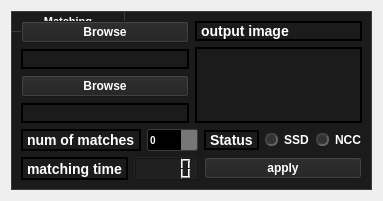
          <widget class="QWidget" name="matching">
           <attribute name="title">
            <string>matching</string>
           </attribute>
           <layout class="QGridLayout" name="gridLayout_35">
            <item row="0" column="0">
             <widget class="QGroupBox" name="groupBox_matching">
              <property name="styleSheet">
               <string notr="true">/*Copyright (c) DevSec Studio. All rights reserved.

MIT License

Permission is hereby granted, free of charge, to any person obtaining a copy
of this software and associated documentation files (the &quot;Software&quot;), to deal
in the Software without restriction, including without limitation the rights
to use, copy, modify, merge, publish, distribute, sublicense, and/or sell
copies of the Software, and to permit persons to whom the Software is
furnished to do so, subject to the following conditions:

The above copyright notice and this permission notice shall be included in all
copies or substantial portions of the Software.

THE SOFTWARE IS PROVIDED *AS IS*, WITHOUT WARRANTY OF ANY KIND, EXPRESS OR
IMPLIED, INCLUDING BUT NOT LIMITED TO THE WARRANTIES OF MERCHANTABILITY,
FITNESS FOR A PARTICULAR PURPOSE AND NONINFRINGEMENT. IN NO EVENT SHALL THE
AUTHORS OR COPYRIGHT HOLDERS BE LIABLE FOR ANY CLAIM, DAMAGES OR OTHER
LIABILITY, WHETHER IN AN ACTION OF CONTRACT, TORT OR OTHERWISE, ARISING FROM,
OUT OF OR IN CONNECTION WITH THE SOFTWARE OR THE USE OR OTHER DEALINGS IN THE SOFTWARE.
*/

/*-----QWidget-----*/
QWidget
{
	background-color: #202020;
	color: #fff;
	selection-background-color: #fff; 
	selection-color: #000;

}


/*-----QLabel-----*/
QLabel
{
	background-color: transparent;
	color: #fff;
	font-weight: bold;
	font-size: 10px;

}


QLabel:disabled 
{
	color: #4e4e4e;

}


/*-----QMenuBar-----*/
QMenuBar 
{
	background-color: #252525;
	border: none;
	color: #fff;
	font-weight: bold;
	font-size: 11px;

}


QMenuBar:disabled 
{
	color: #4e4e4e;

}


QMenuBar::item 
{
	background-color: transparent;

}


QMenuBar::item:selected 
{
	background-color: transparent;
	color: #fff;

}


QMenuBar::item:pressed 
{
	background-color: #424242;
	border: none;
	color: #fff;

}


/*-----QMenu-----*/
QMenu
{
    background-color: #424242;
    border: none;
    padding: 4px;
    padding-right: 0px;
	color: #fff;
	font-size: 11px;

}


QMenu::item
{
    background-color: transparent;
    padding: 2px 20px 2px 20px;

}


QMenu::item:disabled
{
    color: #555;
    background-color: transparent;
    padding: 2px 20px 2px 20px;

}


QMenu::item:selected
{
    background-color: #fff;
    color: #000;
	font-weight: bold;

}


QMenu::separator
{
	background-color: #aaa;	
	margin-top: 5px;
	margin-bottom: 5px;
	height: 1px;

}


/*-----QTabBar-----*/
QTabBar 
{
	background-color: transparent;
	font-size: 10px;
}


QTabWidget::tab-bar 
{
	border:none;
	left: 0px;

}


QTabBar::tab 
{
	font-weight: bold;
	padding-left: 15px; 
	padding-right: 15px; 
	height: 25px;
	width: 60px;
}


QTabWidget::pane 
{
	border: 1px solid #333; 

}


QTabBar::tab:!selected 
{
	color: #fff; 
	font-weight: bold;
	border: 1px solid #1b1b1b;
	background-color: #1b1b1b;
}


QTabBar::tab:selected 
{
	background-color: #424242;
	border: 1px solid #414141;
	color: #fff;

}


QTabBar:tab:selected:disabled 
{
	color: #4e4e4e;

}


QTabBar::tab:!selected:hover 
{
	color: #fff; 

}


QTabBar:tab:!selected:disabled 
{
	color: #4e4e4e;

}


/*-----QToolButton-----*/
QToolButton 
{
	background-color: transparent;
	color: #fff;
	font-weight: bold;
	font-size: 10px;
	border: none;
	margin: 2px;
	
}


QToolButton:hover
{
	background-color: #fff;
	color: #000;
	
}


QToolButton:pressed
{
	background-color: #424242;
	color: #fff;

}


QToolButton:checked
{
	background-color: #424242;
	color: #fff;

}


QToolButton:disabled 
{
	color: #4e4e4e;

}


/*-----QDockWidget-----*/
QDockWidget
{
	color : #fff;
	font-weight: bold;
	font-size: 11px;

}


QDockWidget::disabled
{
	color: #656565;

}


QDockWidget::title 
{
	background-color: transparent;
	border: 1px solid #3a3a3a;
	padding: 5px;

}


QDockWidget::close-button
{
	max-width: 14px;
	max-height: 14px;
	margin-top:1px;

}


QDockWidget::float-button
{
	max-width: 14px;
	max-height: 14px;
	margin-top:1px;

}


QDockWidget::close-button:hover
{
	border: none;
	background-color: #fff;

}


QDockWidget::float-button:hover
{
	border: none;
	background-color: #fff;

}


/*-----QTreeWidget-----*/
QTreeWidget
{
	show-decoration-selected: 0;
	selection-background-color: transparent; /* Used on Mac */
	selection-color: #fff; /* Used on Mac */
	background-color: #292929;
	border: 1px solid #3a3a3a;
	padding: 5px;
	color: #fff;
	font-weight: bold;
	font-size: 11px;

}


QTreeView::disabled
{
	color: #656565;

}


QTreeView::item:selected
{
	color: #000;
	background-color: #fff;

}


QTreeView::item:!selected:hover
{
	background-color: #424242;
	color: #fff;
}


QTreeView::item:selected:disabled
{
	background-color: #656565;
	color: #333;

}


QTreeView::branch:has-children:!has-siblings:closed,
QTreeView::branch:closed:has-children:has-siblings 
{
	image: url(://tree-closed.png);

}


QTreeView::branch:open:has-children:!has-siblings,
QTreeView::branch:open:has-children:has-siblings  
{
	image: url(://tree-open.png);

}


/*-----QLineEdit-----*/
QLineEdit
{
	color: black;
	font-weight: bold;
	background-color: #9d9d9d;
	border: 1px solid #3a3a3a;
	padding: 2px;

}

QLineEdit:hover 
{
	background-color: #bebebe;

}


QLineEdit::disabled
{
	color: #656565;

}


/*-----QGroupBox-----*/
QGroupBox 
{
	color: #fff;
    border: 1px solid #3a3a3a;
	background-color: #1b1b1b;
    margin-top: 5.5ex;
	font-weight: bold;
	font-size: 11px;

}


QGroupBox::disabled
{
	color: #656565;

}


QGroupBox::title 
{
	background-color: #1b1b1b;
	border: 1px solid #3a3a3a;
    subcontrol-origin: margin;
	subcontrol-position: top right 0px;
	border-radius: 0px;
    padding: 3px 30px;

}


/*-----QComboBox-----*/
QComboBox 
{
	background-color: #424242;
	border: 1px solid #3a3a3a;
	color: #fff;
	font-weight: bold;
	font-size: 11px;
	padding: 2px;

}


QComboBox::disabled
{
	color: #656565;

}


QComboBox:editable 
{
    background: transparent;

}


QComboBox::drop-down 
{
    subcontrol-origin: padding;
    subcontrol-position: top right;
    width: 15px;
	background-color: #424242;
    border-left-width:1px;
    border-left-color: #777777;
    border-left-style: solid; 

}


QComboBox::down-arrow 
{
    image: url(://arrow-down.png);
	width:8px;
	height:8px;

}


QComboBox::down-arrow:on 
{ 
    top: 1px;
    left: 1px;

}


QComboBox QListView
{
	background-color: #292929;
    border-left-style: solid; 
	selection-background-color: #fff;
	selection-color: #000;
	color: #fff;
	padding: 10px;
	border: none;

}


/*-----QCheckBox-----*/
QCheckBox
{
	background-color: transparent;
	color: #fff;
	font-weight: bold;
	font-size: 10px;

}


QCheckBox::indicator
{
    color: #b1b1b1;
    background-color: #00111d;
    border: 1px solid #fff;
    width: 10px;
    height: 10px;

}


QCheckBox::indicator:checked
{
    image:url(&quot;./ressources/check.png&quot;); /*To replace*/
	background-color: #fff;
    border: 1px solid #fff;

}


QCheckBox::indicator:unchecked:hover
{
    border: 1px solid #fff;

}


QCheckBox::disabled
{
	color: #656565;

}


QCheckBox::indicator:disabled
{
	background-color: #656565;
	color: #656565;
    border: 1px solid #656565;

}


/*-----QSpinBox-----*/
QSpinBox 
{
    border: 1px solid #3a3a3a;
	min-height: 20px;
	min-width: 30px;
    border-radius : 2px;
	color : #fff;
	font-weight: bold;
	font-size: 10px;
    background-color: #000;

}


QSpinBox:hover 
{
	background-color: #333;

}


QSpinBox::up-button 
{
	background-color: #777777;
    width: 16px; 
    border-width: 1px;

}


QSpinBox::up-button:hover 
{
	background-color: #585858;

}


QSpinBox::up-button:pressed 
{
	background-color: #252525;
    width: 16px; 
    border-width: 1px;

}


QSpinBox::up-arrow 
{
    image: url(://arrow-up.png);
    width: 7px;
    height: 7px;

}


QSpinBox::down-button 
{
	border-bottom-right-radius:2px;
	background-color: #777777;
    width: 16px; 
    border-width: 1px;

}


QSpinBox::down-button:hover 
{
	background-color: #585858;

}

QSpinBox::down-button:pressed 
{
	background-color: #252525;
    width: 16px; 
    border-width: 1px;

}


QSpinBox::down-arrow 
{
    image: url(://arrow-down.png);
    width: 7px;
    height: 7px;

}


/*-----QRadioButton-----*/
QRadioButton{
	background-color: transparent;
	font-weight: bold;
	color: #fff;

}


QRadioButton::indicator::unchecked
{ 
	border: 2px inset #424242; 
	border-radius: 6px; 
	background-color:  #323232;
	width: 9px; 
	height: 9px; 

}


QRadioButton::indicator::unchecked:hover
{ 
	border: 2px solid #fff; 
	border-radius: 5px; 
	background-color:  #323232;
	width: 9px; 
	height: 9px; 

}


QRadioButton::indicator::checked
{ 
	border: 2px inset #424242; 
	border-radius: 5px; 
	background-color: #fff; 
	width: 9px; 
	height: 9px; 

}


QRadioButton::disabled
{
	color: #656565;

}


QRadioButton::indicator:disabled
{
	background-color: #656565;
	color: #656565;
    border: 2px solid #656565;

}


/*-----QStatusBar-----*/
QStatusBar 
{
	color: #fff;
	font-weight: bold;
	background-color: #252525;

}


QStatusBar::item 
{
	background-color: transparent;
	color: #fff;

}


/*-----QSizeGrip-----*/
QSizeGrip 
{
	background-color: image(&quot;./ressources/sizegrip.png&quot;); /*To replace*/

}

* {
    font-weight: bold;
}

QLabel {
    border: 2px solid #000; /* Adjust the width and color as needed */
  font-size: 14px; /* Adjust the font size as needed */
    font-weight: bold;

}</string>
              </property>
              <property name="title">
               <string>Matching</string>
              </property>
              <layout class="QGridLayout" name="gridLayout_36">
               <item row="0" column="0">
                <layout class="QVBoxLayout" name="verticalLayout_55" stretch="1,0">
                 <item>
                  <layout class="QHBoxLayout" name="horizontalLayout_88">
                   <item>
                    <layout class="QVBoxLayout" name="verticalLayout_56">
                     <item>
                      <widget class="QPushButton" name="browse_match_1">
                       <property name="text">
                        <string>Browse</string>
                       </property>
                      </widget>
                     </item>
                     <item>
                      <widget class="QLabel" name="orig_img_matching1">
                       <property name="text">
                        <string/>
                       </property>
                      </widget>
                     </item>
                     <item>
                      <widget class="QPushButton" name="browse_match_2">
                       <property name="text">
                        <string>Browse</string>
                       </property>
                      </widget>
                     </item>
                     <item>
                      <widget class="QLabel" name="orig_img_matching2">
                       <property name="text">
                        <string/>
                       </property>
                      </widget>
                     </item>
                    </layout>
                   </item>
                   <item>
                    <layout class="QVBoxLayout" name="verticalLayout_57">
                     <item>
                      <widget class="QLabel" name="label_out_matching">
                       <property name="sizePolicy">
                        <sizepolicy hsizetype="Preferred" vsizetype="Fixed">
                         <horstretch>0</horstretch>
                         <verstretch>0</verstretch>
                        </sizepolicy>
                       </property>
                       <property name="text">
                        <string>output image</string>
                       </property>
                      </widget>
                     </item>
                     <item>
                      <widget class="QLabel" name="out_img__matching">
                       <property name="text">
                        <string/>
                       </property>
                      </widget>
                     </item>
                    </layout>
                   </item>
                  </layout>
                 </item>
                 <item>
                  <layout class="QHBoxLayout" name="horizontalLayout_89" stretch="1,1">
                   <item>
                    <layout class="QVBoxLayout" name="verticalLayout_58">
                     <item>
                      <layout class="QHBoxLayout" name="horizontalLayout_92">
                       <item>
                        <widget class="QLabel" name="label_numMatching">
                         <property name="text">
                          <string>num of matches</string>
                         </property>
                        </widget>
                       </item>
                       <item>
                        <widget class="QSpinBox" name="spinBox_numMatch"/>
                       </item>
                      </layout>
                     </item>
                     <item>
                      <layout class="QHBoxLayout" name="horizontalLayout_93">
                       <item>
                        <widget class="QLabel" name="label_mathing_time">
                         <property name="text">
                          <string>matching time</string>
                         </property>
                        </widget>
                       </item>
                       <item>
                        <widget class="QLCDNumber" name="lcdNumber_maching"/>
                       </item>
                      </layout>
                     </item>
                    </layout>
                   </item>
                   <item>
                    <layout class="QVBoxLayout" name="verticalLayout_59">
                     <item>
                      <layout class="QHBoxLayout" name="horizontalLayout_96"/>
                     </item>
                     <item>
                      <layout class="QHBoxLayout" name="horizontalLayout_97">
                       <item>
                        <widget class="QLabel" name="process">
                         <property name="text">
                          <string>Status</string>
                         </property>
                        </widget>
                       </item>
                       <item>
                        <widget class="QRadioButton" name="radioButton_SSD">
                         <property name="text">
                          <string>SSD</string>
                         </property>
                        </widget>
                       </item>
                       <item>
                        <widget class="QRadioButton" name="radioButton_NCC">
                         <property name="text">
                          <string>NCC</string>
                         </property>
                        </widget>
                       </item>
                      </layout>
                     </item>
                     <item>
                      <layout class="QHBoxLayout" name="horizontalLayout_98">
                       <item>
                        <widget class="QPushButton" name="matching_apply">
                         <property name="sizePolicy">
                          <sizepolicy hsizetype="Expanding" vsizetype="Fixed">
                           <horstretch>0</horstretch>
                           <verstretch>0</verstretch>
                          </sizepolicy>
                         </property>
                         <property name="text">
                          <string>apply</string>
                         </property>
                        </widget>
                       </item>
                      </layout>
                     </item>
                    </layout>
                   </item>
                  </layout>
                 </item>
                </layout>
               </item>
              </layout>
             </widget>
            </item>
           </layout>
          </widget>
